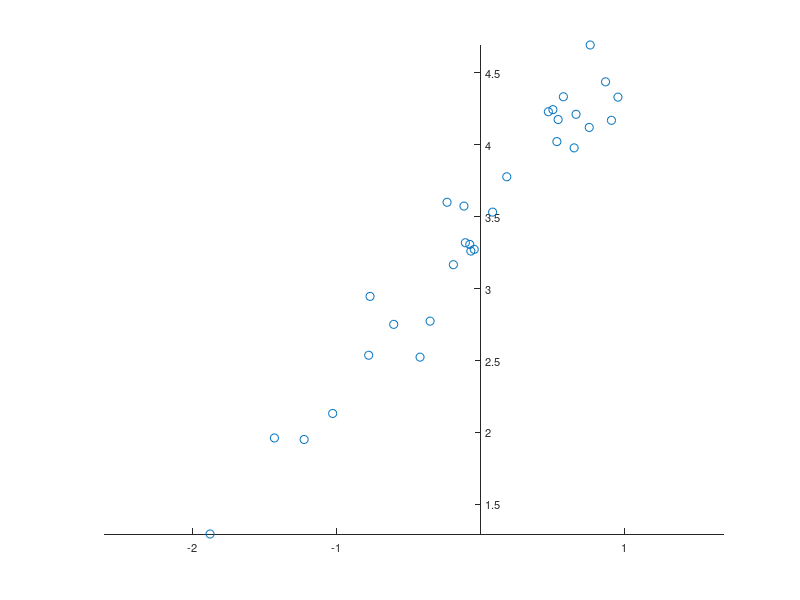
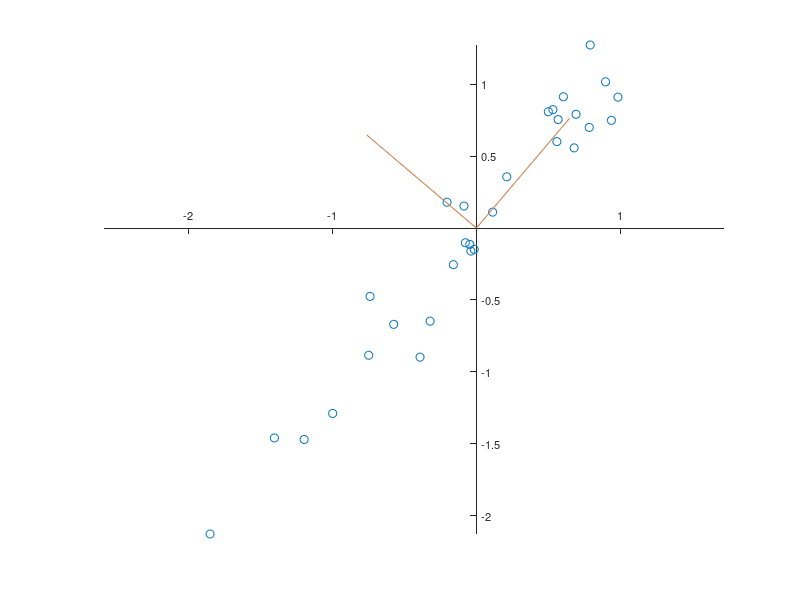
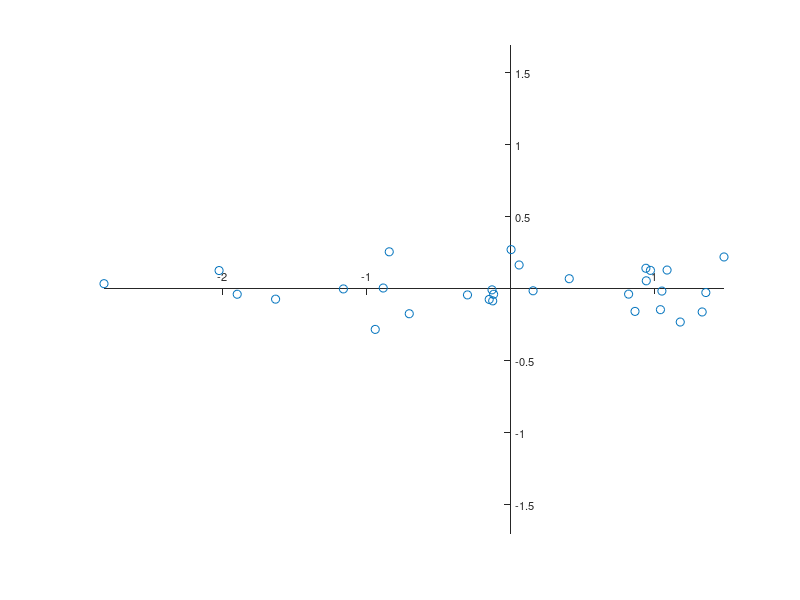

MATLAB code to generate these figures, in order:
%http://mres.uni-potsdam.de/index.php/2017/09/14/principal-component-analysis-in-6-steps/

clear, clc, close all

rng(0)
data(:,1) = randn(30,1);
data(:,2) = 3.4 + 1.2 * data(:,1);
data(:,2) = data(:,2) + 0.2*randn(size(data(:,1)));
data = sortrows(data,1);

figure
axes('LineWidth',0.6,...
    'FontName','Helvetica',...
    'FontSize',8,...
    'XAxisLocation','Origin',...
    'YAxisLocation','Origin');
line(data(:,1),data(:,2),...
    'LineStyle','None',...
    'Marker','o');
axis equal

data(:,1) = data(:,1)-mean(data(:,1));
data(:,2) = data(:,2)-mean(data(:,2));

C = cov(data);

[V,D] = eig(C);

figure
axes('LineWidth',0.6,...
    'FontName','Helvetica',...
    'FontSize',8,...
    'XAxisLocation','Origin',...
    'YAxisLocation','Origin');
line(data(:,1),data(:,2),...
    'LineStyle','None',...
    'Marker','o');
line([0 V(1,1)],[0 V(2,1)],...
    'Color',[0.8 0.5 0.3],...
    'LineWidth',0.75);
% Line I want showing direction of most variance
line([0 V(1,2)],[0 V(2,2)],...
    'Color',[0.8 0.5 0.3],...
    'LineWidth',0.75);
axis equal

norm(V(:,1))
norm(V(:,2))
dot(V(:,1),V(:,2))

newdata = V * data';
newdata = newdata';
newdata = fliplr(newdata);

var(newdata)
var(newdata)/sum(var(newdata))
variance = D / sum(D(:))

figure
axes('LineWidth',0.6,...
    'FontName','Helvetica',...
    'FontSize',8,...
    'XAxisLocation','Origin',...
    'YAxisLocation','Origin')
line(newdata(:,1),newdata(:,2),...
    'LineStyle','None',...
    'Marker','o');
axis equal

[coeff,newdata,latend,tsd,variance] = pca(data);
newdata
variance

corrcoef(newdata)